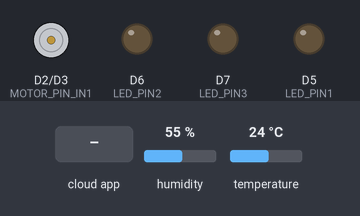
A sketch run on a simulated ESP8266 (NodeMCU). Shown: motor-driver pin pairs drawn as motors (green arrow = first pin HIGH = forward, orange = second pin HIGH = backward, longer = more drive, scaled by the enable pin), output pins drawn as LEDs (lit = HIGH). The inputs (shaded band) are chosen by the test bench; at power-on: humidity 55 %, temperature 24 °C. WiFi joins after 1.5 s; servers stay silent unless stated; the Firebase database answers and starts empty; what the sketch prints to the serial monitor is not drawn.

Above: at 2.7 s.
2.8 s: the phone or cloud app sets value to 25
At 3.9 s:
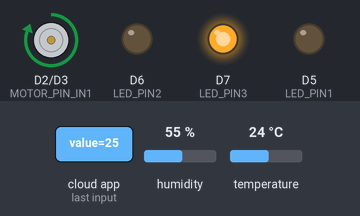
Timing chart, 0 to 5.8 s (numbered marks = the images above; inputs shaded):
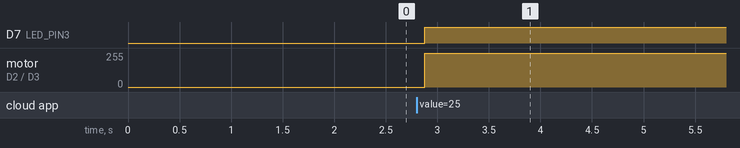

Measured:
- after the input at 2.8 s, D7 (LED_PIN3): LOW → HIGH after 0.08 s; motor on D2 (MOTOR_PIN_IN1) / D3 (MOTOR_PIN_IN2): stopped → forward 255/255 after 0.08 s

The sketch:

fan_speed_controller.ino
```cpp
#include <ESP8266WiFi.h>
#include <Firebase_ESP_Client.h>
#include "addons/TokenHelper.h"
#include "addons/RTDBHelper.h"
#include "DHT.h"

#define WIFI_SSID "SSID"
#define WIFI_PASSWORD "PASSWORD"
#define API_KEY "AIzaSyBz3Yxxu2b4UET0n32JK806GhTWxyesUg4"
#define DATABASE_URL "https://iot-project-c659d-default-rtdb.firebaseio.com/"

#define MOTOR_PIN_ENA D1
#define MOTOR_PIN_IN1 D2
#define MOTOR_PIN_IN2 D3

#define DHT11_PIN D4

#define LED_PIN1 D5
#define LED_PIN2 D6
#define LED_PIN3 D7

FirebaseData fdbo;
FirebaseAuth auth;
FirebaseConfig config;

DHT dht11(DHT11_PIN, DHT11);

unsigned sendDataPrevMillis = 0;
bool signupOK = false;
bool fanStatus = false;
float tresholdTemperature1 = 0.0;
float tresholdTemperature2 = 0.0;
int speed = 0;

void setup() {
  Serial.begin(115200);

  connectWiFi();
  initializeFirebase();

  dht11.begin();

  // Pin modes
  pinMode(MOTOR_PIN_ENA, OUTPUT);
  pinMode(MOTOR_PIN_IN1, OUTPUT);
  pinMode(MOTOR_PIN_IN2, OUTPUT);
  pinMode(LED_PIN1, OUTPUT);
  pinMode(LED_PIN2, OUTPUT);
  pinMode(LED_PIN3, OUTPUT);
}

void loop() {
  if (Firebase.ready() && signupOK && (millis() - sendDataPrevMillis > 5000 || sendDataPrevMillis == 0)) {
    sendDataPrevMillis = millis();
  }

  controlFan();
}

void connectWiFi() {
  Serial.print("Connecting to WiFi");
  WiFi.begin(WIFI_SSID, WIFI_PASSWORD);
  while (WiFi.status() != WL_CONNECTED) {
    Serial.print(".");
    delay(300);
  }
  Serial.println("\nConnected to WiFi with IP: " + WiFi.localIP().toString());
}

void initializeFirebase() {
  config.api_key = API_KEY;
  config.database_url = DATABASE_URL;

  if (Firebase.signUp(&config, &auth, "", "")) {
    Serial.println("Firebase signup OK");
    signupOK = true;
  } else {
    Serial.printf("Firebase signup failed: %s\n", config.signer.signupError.message.c_str());
  }

  config.token_status_callback = tokenStatusCallback;
  Firebase.begin(&config, &auth);
  Firebase.reconnectWiFi(true);
}

void controlFan() {
  float currentTempC = dht11.readTemperature();

  updateFirebaseData("Sensor/value", currentTempC, "Failed to update temperature");

  if (Firebase.RTDB.getFloat(&fdbo, "/Treshold1/value/")) {
    tresholdTemperature1 = fdbo.floatData();
  }
  if (Firebase.RTDB.getFloat(&fdbo, "/Treshold2/value/")) {
    tresholdTemperature2 = fdbo.floatData();
  }

  if (Firebase.RTDB.getBool(&fdbo, "/Fan/value/")) {
    if (fdbo.dataType() == "boolean") {
      fanStatus = fdbo.boolData();
    }
  }

  // Control fan speed based on thresholds and temperature
  if (fanStatus) {
    if (currentTempC >= tresholdTemperature2) {
      setFanSpeed(3, 255, "Max", LED_PIN3);
    } else if (currentTempC >= tresholdTemperature1) {
      setFanSpeed(2, 150, "Mid", LED_PIN2);
    } else {
      setFanSpeed(1, 80, "Low", LED_PIN1);
    }
  } else {
    stopFan();
  }
}

void setFanSpeed(int newSpeed, int pwmValue, const char* speedText, int ledPin) {
  analogWrite(MOTOR_PIN_ENA, pwmValue);
  digitalWrite(MOTOR_PIN_IN1, HIGH);
  digitalWrite(MOTOR_PIN_IN2, LOW);

  Serial.printf("Fan Speed: %s\n", speedText);
  controlLEDs(ledPin);

  if (speed != newSpeed) {
    speed = newSpeed;
    if (Firebase.RTDB.setInt(&fdbo, "Speed/value", speed)) {}
  }
}

void stopFan() {
  analogWrite(MOTOR_PIN_ENA, 0);
  digitalWrite(MOTOR_PIN_IN1, LOW);
  digitalWrite(MOTOR_PIN_IN2, LOW);
  controlLEDs(LOW);
  Serial.print("FAN: Off");
  if (Firebase.RTDB.setInt(&fdbo, "Speed/value", speed)) {}
}

void controlLEDs(int activePin) {
  digitalWrite(LED_PIN1, LOW);
  digitalWrite(LED_PIN2, LOW);
  digitalWrite(LED_PIN3, LOW);

  if (activePin != LOW) {
    digitalWrite(activePin, HIGH);
  }
}

void updateFirebaseData(const char* path, float value, const char* errorMsg) {
  if (!Firebase.RTDB.setFloat(&fdbo, path, value)) {
    Serial.printf("%s: %s\n", errorMsg, fdbo.errorReason().c_str());
  }
}
```
